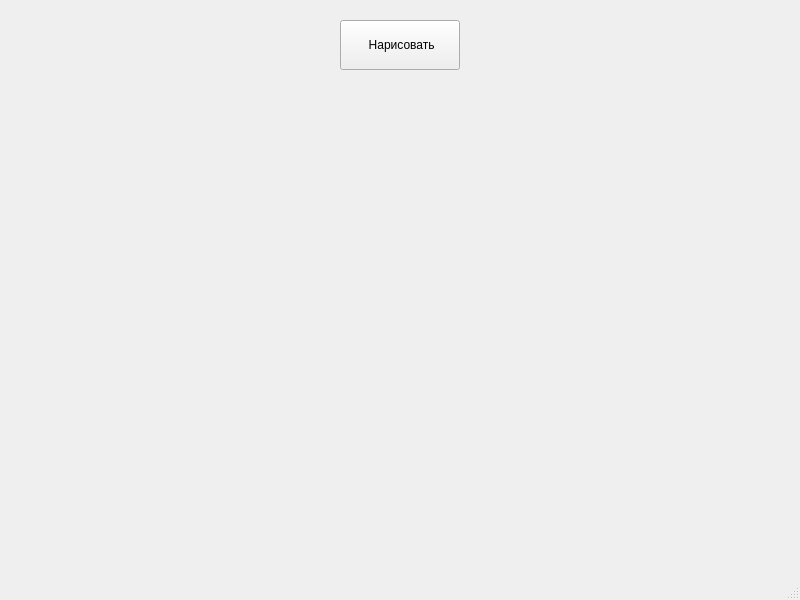
<?xml version="1.0" encoding="UTF-8"?>
<ui version="4.0">
 <class>MainWindow</class>
 <widget class="QMainWindow" name="MainWindow">
  <property name="geometry">
   <rect>
    <x>0</x>
    <y>0</y>
    <width>800</width>
    <height>600</height>
   </rect>
  </property>
  <property name="windowTitle">
   <string>Git и желтые окружности</string>
  </property>
  <widget class="QWidget" name="centralwidget">
   <widget class="QPushButton" name="pushButton">
    <property name="geometry">
     <rect>
      <x>340</x>
      <y>20</y>
      <width>120</width>
      <height>50</height>
     </rect>
    </property>
    <property name="text">
     <string> Нарисовать</string>
    </property>
   </widget>
  </widget>
  <widget class="QStatusBar" name="statusbar"/>
 </widget>
 <resources/>
 <connections/>
</ui>
